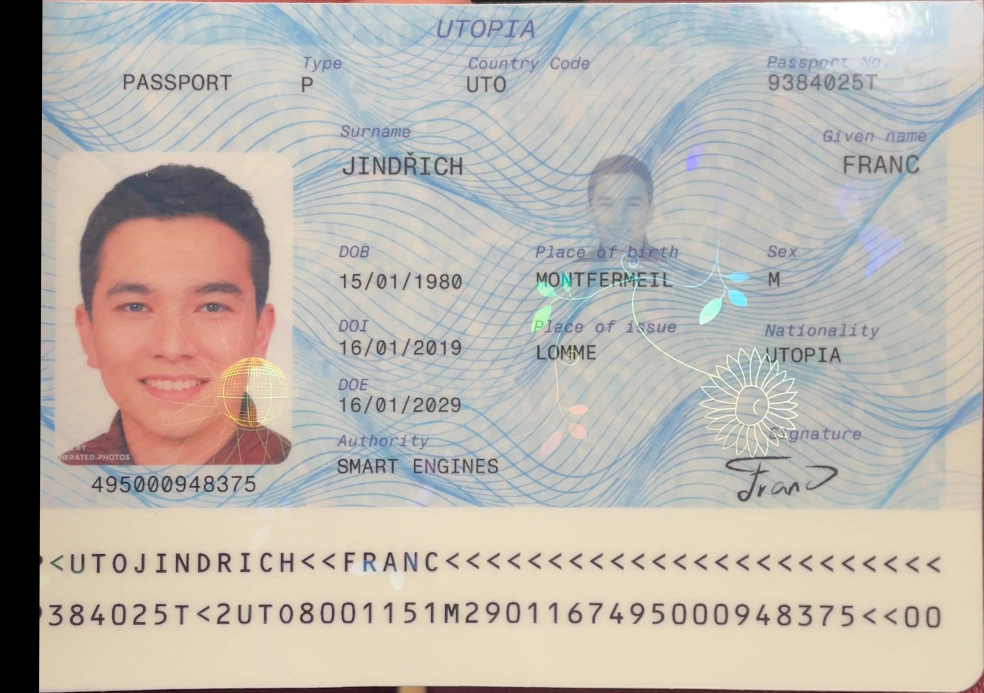
#> input picture Fond/warped_40.jpg, 4920 x 3463 px (shown at 1/5 size)
$ python saturation_pixels.py
#> lines starting #> are read from the running program, lines starting #| are printed output that depends on the picture
import cv2
import numpy as np
import matplotlib.pyplot as plt
# Load the image
img1 = cv2.imread('warped_40.jpg')
#> img1 is the input picture: shape (3463, 4920, 3); mean B, G, R 173.4, 180.5, 186
# Obtenir la taille de l'image d'origine
height, width, channels = img1.shape
#> height = 3463; width = 4920; channels = 3

# Définir la nouvelle taille souhaitée
new_width = 640
new_height = int(new_width * height / width)
#> new_height = 450

# Redimensionner l'image tout en conservant sa configuration
img = cv2.resize(img1, (new_width, new_height), interpolation=cv2.INTER_AREA)
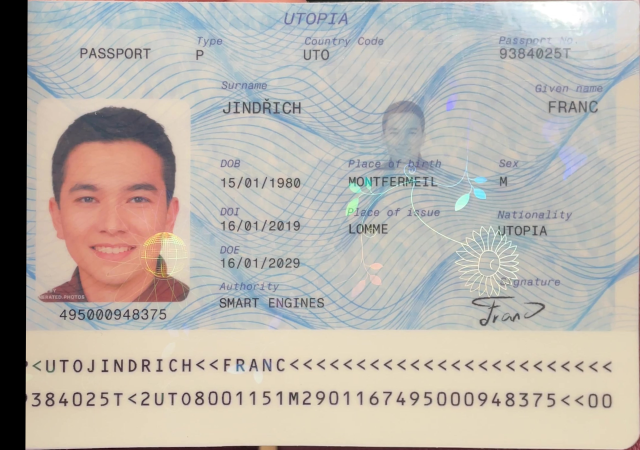
#> img: shape (450, 640, 3); mean B, G, R 173.4, 180.5, 186

# Get the number of pixels in the image
num_pixels = img.shape[0] * img.shape[1]
#> num_pixels = 288000

# Convert the image to HSV color space
hsv_img = cv2.cvtColor(img, cv2.COLOR_BGR2HSV)
#> hsv_img: shape (450, 640, 3); mean H, S, V 48.5, 29.9, 191.6


lst_coords_ijs = []
#rouge
haut_color = np.array([0, 0, 255])
#bleu
bas_color=np.array([255,0,0])
# Print the saturation values
for i in range(len(hsv_img)):
     for j in range(0,len(hsv_img[i])):
        if (hsv_img[i, j][1] > 125):
           #np.std() est une fonction de la bibliothèque NumPy qui permet de calculer l'écart type d'un tableau multidimensionnel NumPy. Cette fonction prend en entrée un tableau multidimensionnel (comme une image)
            lst_coords_ijs.append((i, j, hsv_img[i, j][1],(np.std(hsv_img[i,j]))))
            img[i,j]= haut_color
        else:
            img[i,j]= bas_color
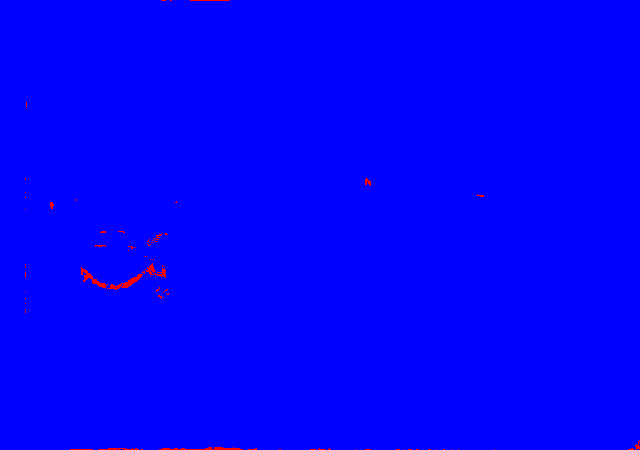
#> img: shape (450, 640, 3); mean B, G, R 254.1, 0, 0.9
#> after the loop, lst_coords_ijs = 1015 items, first 6: (0, 161, 129, 79.29), (0, 162, 129, 79.29), (0, 163, 128, 79.21), (0, 164, 128, 79.65), (0, 165, 126, 79.05), (0, 170, 128, 77.51)

#(x,y,saturation,ecart-type)
#print(lst_coords_ijs)

cv2.imshow('Image modifiée', img)
cv2.waitKey(0)
cv2.destroyAllWindows()
